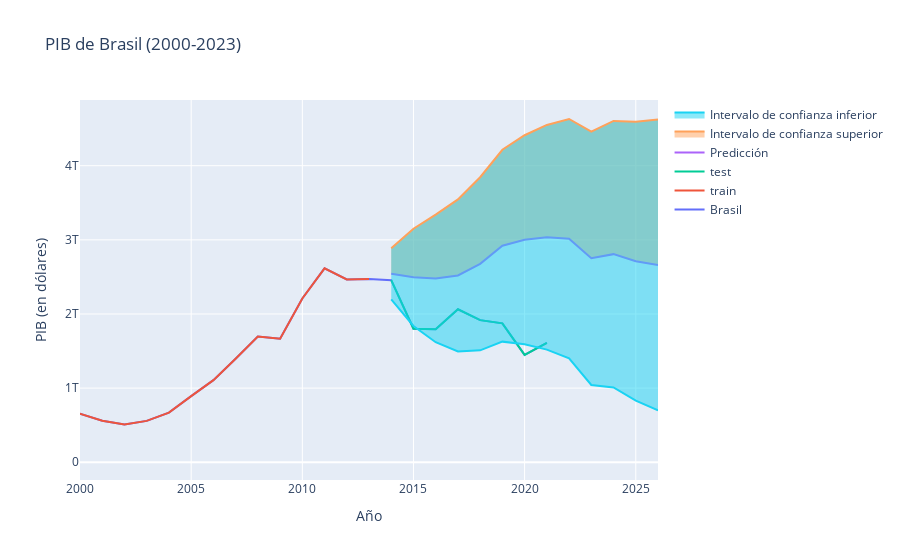

The notebook cell this image was saved under:
### Code cell
# Crear figura
fig = make_subplots(rows=1, cols=1)
# Añadir gráfico de línea para Brasil
fig.add_trace(go.Scatter(x=df_originalperiod.index, y=df_originalperiod['bra'], mode='lines', name='Brasil'))
fig.add_trace(go.Scatter(x=df_train.index, y=df_train['bra'], mode='lines', name='train'))
fig.add_trace(go.Scatter(x=df_test.index, y=df_test['bra'], mode='lines', name='test'))
# Añadir predicciones
fcastbra = resbra.get_forecast('2026').summary_frame()
fcastbra.index = fcastbra.index.to_timestamp()
fig.add_trace(go.Scatter(x=fcastbra.index, y=fcastbra['mean'], mode='lines', name='Predicción'))
fig.add_trace(go.Scatter(x=fcastbra.index, y=fcastbra['mean_ci_upper'], mode='lines', name='Intervalo de confianza superior', fill='tonexty'))
fig.add_trace(go.Scatter(x=fcastbra.index, y=fcastbra['mean_ci_lower'], mode='lines', name='Intervalo de confianza inferior', fill='tonexty'))
# Ajustal el rango del eje x de la grafica
fig.update_xaxes(range=['2000-01-01', '2026-01-01'])
# Configurar diseño
fig.update_layout(title='PIB de Brasil (2000-2023)', xaxis_title='Año', yaxis_title='PIB (en dólares)', hovermode='x')
# Mostrar figura
fig.show();
